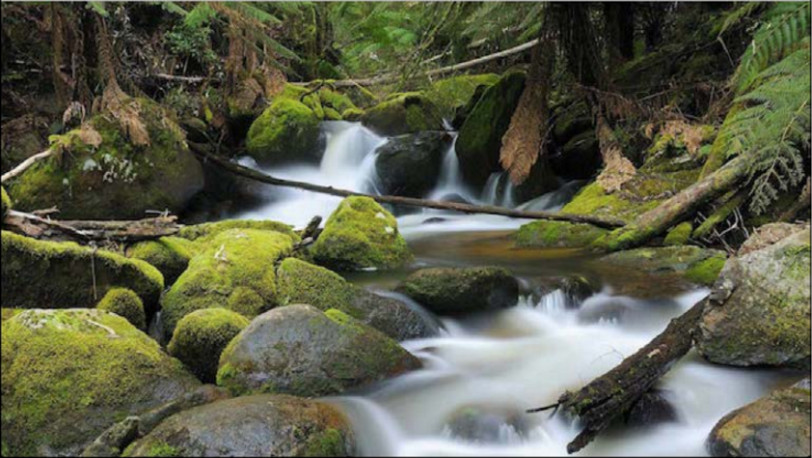
#> input picture ejemplos-clase/01 reading_imgs/input.jpg, 812 x 458 px
$ python filter_cos.py --image '../01 reading_imgs/input.jpg'
#> lines starting #> are read from the running program, lines starting #| are printed output that depends on the picture
#list of liberies used in this proyect
import argparse
import cv2
import matplotlib.pyplot as plt
import numpy as np

# main program ---------------------------------------
parser = argparse.ArgumentParser()
parser.add_argument("-i", "--image", required = True, help = "Path to the input image")
args = vars(parser.parse_args())

image_BGR = cv2.imread(args["image"])
#> image_BGR is the input picture: shape (458, 812, 3); mean B, G, R 72.5, 93.3, 91.1
image_RGB = cv2.cvtColor(image_BGR, cv2.COLOR_BGR2RGB)

#se aplica el filtro coseno a la imagen
q = image_RGB.max()
#> q = 255
d = 2 * q
#> d = 510
image_RGB_cosine = np.array(q * (1 - np.cos((np.pi * image_RGB) / d)),dtype='uint8')
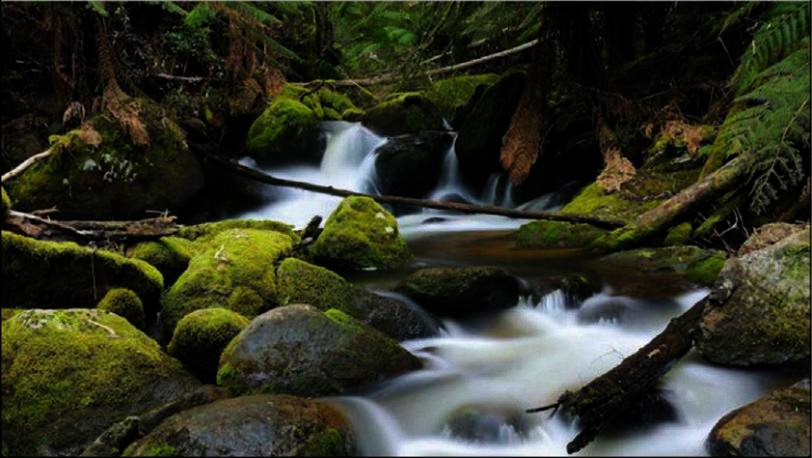
#> image_RGB_cosine: shape (458, 812, 3); mean R, G, B 50, 52.3, 37.1

#se genera una figura para mostrar los resultados con matplotlib
fig=plt.figure(figsize=(14,10))
#se maqueta el diseño del grafico
ax1=fig.add_subplot(2,2,1)
ax2=fig.add_subplot(2,2,2)
ax3=fig.add_subplot(2,3,5)
#se dibuja la imagen original
ax1.imshow(image_RGB)
ax1.set_title('Original image')
#se dibuja la imagen con el operador
ax2.imshow(image_RGB_cosine)
ax2.set_title('Cosine Correction')
#se dibujan las graficas de las funciones
x = np.linspace(0, 255, 255)
y1 = x
y2 = np.array(q * (1 - np.cos(np.pi * x / d)))
#> y2 = 255 values from 0 to 255
ax3.plot(x, y1, color = "r", linewidth = 1, label = "Id. Func.")
msg = "Cos func."
ax3.plot(x, y2, color = "b", linewidth = 1, label = msg)
ax3.legend()
ax3.set_title('Cosine function')
plt.show()
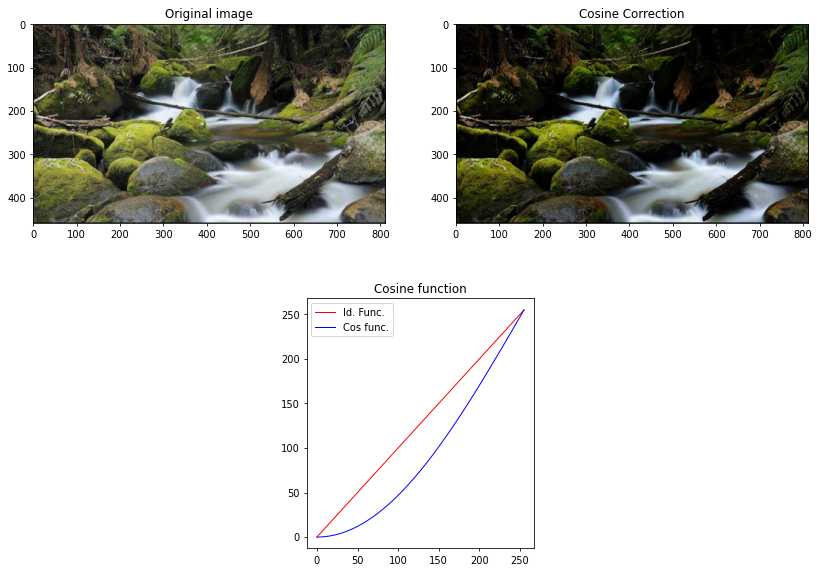
#> figure drawn by matplotlib, 3 panels; panel 3: curve peaks at x = 255, y = 255; panel 3: curve peaks at x = 255, y = 255
